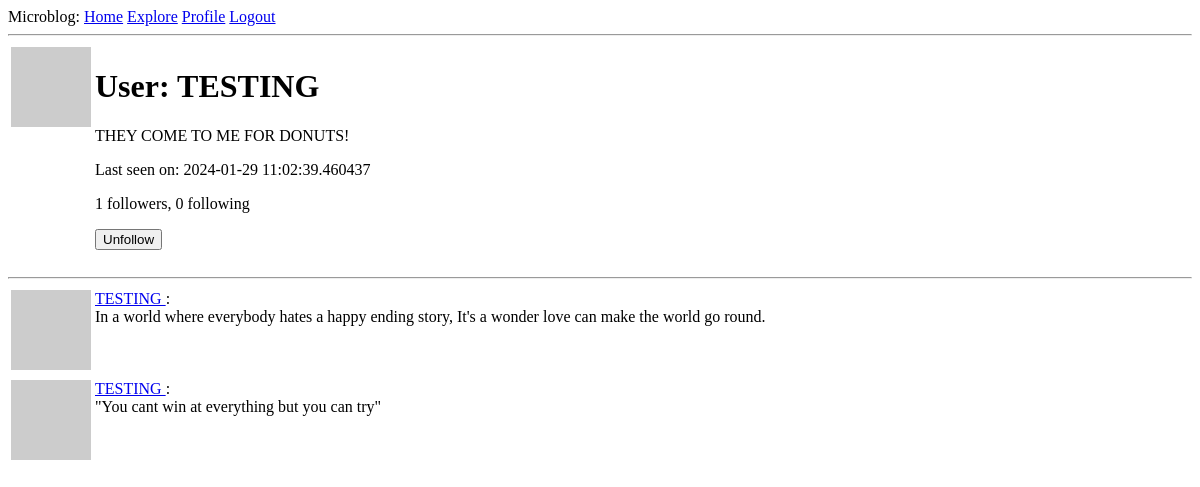
Page /user/TESTING (signed in) on the earlier database version.
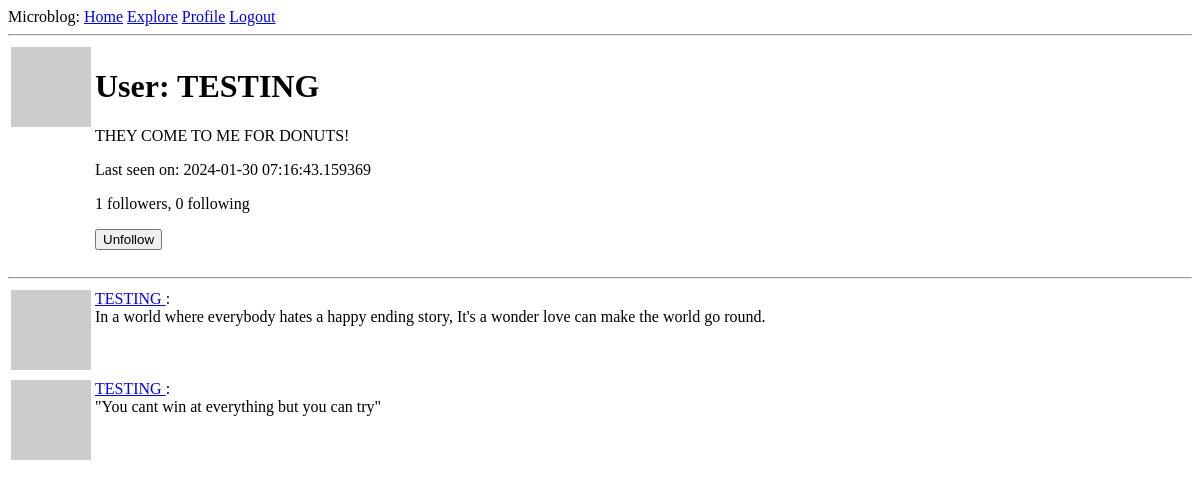
Same page on the later database version.
### app/models.py (models this page shows, shortened)
class User(UserMixin, db.Model):
    id: so.Mapped[int] = so.mapped_column(primary_key=True)
    username: so.Mapped[str] = so.mapped_column(sa.String(64), index=True, unique=True)
    email: so.Mapped[str] = so.mapped_column(sa.String(120), index=True, unique=True)
    password_hash: so.Mapped[Optional[str]] = so.mapped_column(sa.String(256))
    posts: so.WriteOnlyMapped['Post'] = so.relationship(back_populates='author')
    about_me: so.Mapped[Optional[str]] = so.mapped_column(sa.String(140))
    last_seen: so.Mapped[Optional[datetime]] = so.mapped_column(default=lambda: datetime.now(timezone.utc))
    following: so.WriteOnlyMapped['User'] = so.relationship(secondary=followers, primaryjoin=(followers.c.follower_id == id),
                                                            secondaryjoin=(followers.c.followed_id == id),
                                                            back_populates='followers')
    followers: so.WriteOnlyMapped['User'] = so.relationship(secondary=followers, primaryjoin=(followers.c.followed_id == id),
                                                            secondaryjoin=(followers.c.follower_id == id),
                                                            back_populates='following')
    def avatar(self, size):
        digest = md5(self.email.lower().encode('utf-8')).hexdigest()
        return f'https://www.gravatar.com/avatar/{digest}?d=identicon&s={size}'
    def is_following(self, user):
        query = self.following.select().where(User.id == user.id)
        return db.session.scalar(query) is not None
    def followers_count(self):
        query = sa.select(sa.func.count()).select_from(self.followers.select().subquery())
        return db.session.scalar(query)
    def following_count(self):
        query = sa.select(sa.func.count()).select_from(self.following.select().subquery())
        return db.session.scalar(query)

### app/routes.py (the view)
@app.route('/user/<username>')
@login_required
def user(username):
    user = db.first_or_404(sa.select(User).where(User.username == username))
    page = request.args.get('page', 1, type=int)
    query = user.posts.select().order_by(Post.timestamp.desc())
    posts = db.paginate(query, page=page, per_page=app.config['POSTS_PER_PAGE'], error_out=False)
    next_url = url_for('user', username=user.username, page=posts.next_num)\
        if posts.has_next else None
    prev_url = url_for('user', username=user.username, page=posts.prev_num)\
        if posts.has_prev else None
    form = EmptyForm()
    return render_template('user.html', user=user, posts=posts.items, next_url=next_url, prev_url=prev_url, form=form)

### app/forms.py
class EmptyForm(FlaskForm):
    submit = SubmitField('Submit')

### app/models.py (called while the page is built)
    @login.user_loader
    def load_user(id):
        return db.session.get(User, int(id))

### app/routes.py (called while the page is built)
@app.before_request
def before_request():
    if current_user.is_authenticated:
        current_user.last_seen = datetime.now(timezone.utc)
        db.session.commit()

### app/templates/user.html (shortened to what this page needs)
{% extends "base.html" %}
{% block content %}
    <table>
        <tr valign="top">
            <td><img src="{{ user.avatar(128) }}"></td>
            <td>
                <h1>User: {{ user.username }}</h1>
                {% if user.about_me %}<p>{{ user.about_me }}</p>{% endif %}
                {% if user.last_seen %}<p>Last seen on: {{ user.last_seen }}</p>{% endif %}
                <p>{{ user.followers_count() }} followers, {{ user.following_count() }} following</p>
                {% if user == current_user %}
                <p><a href="{{ url_for('edit_profile') }}">Edit profile</a></p>
                {% else %}
                <p>
                    <form action="{{ url_for('unfollow', username=user.username) }}" method="post">
                        {{ form.submit(value='Unfollow') }}
                    </form>
                </p>
                {% endif %}
            </td>
        </tr>
    </table>
    <hr>
    {% for post in posts %}
        {% include '_post.html' %}
    {% endfor %}
{% endblock %}

Differences in the rows shown:
changed User "TESTING": last_seen "2024-01-29 11:02:39.460437" → "2024-01-30 07:16:43.159369"
